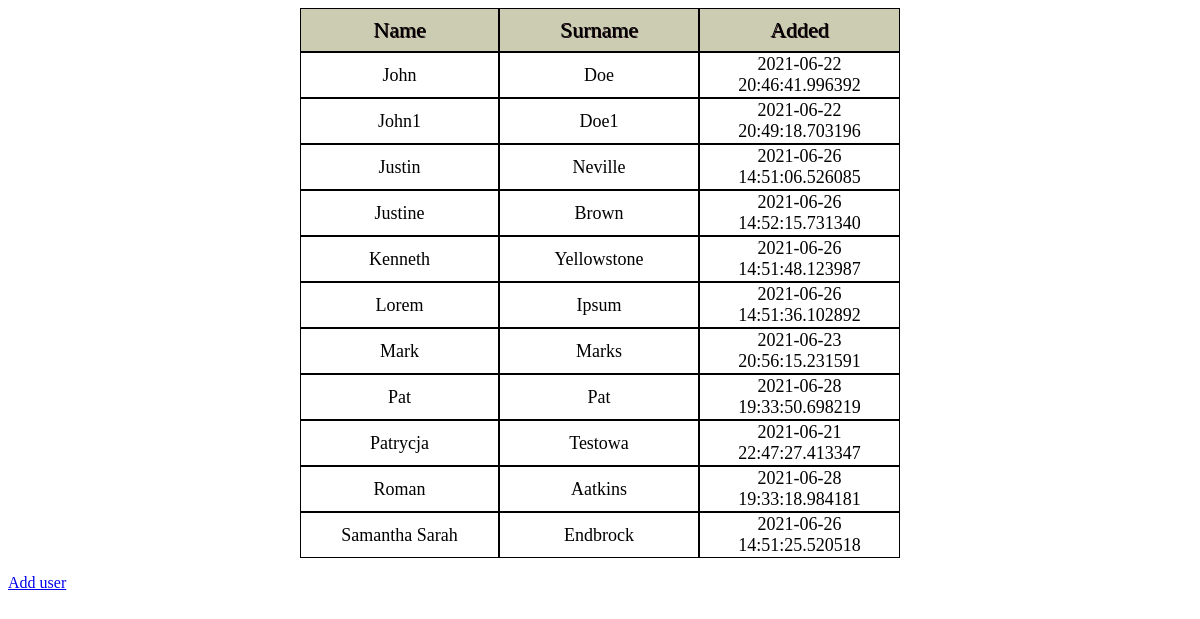
Page /users/page on the committed database.
### tables this page shows
CREATE TABLE users (
  id INTEGER PRIMARY KEY AUTOINCREMENT,
  name TEXT UNIQUE NOT NULL,
  surname TEXT UNIQUE NOT NULL,
  data_dodania datetime NOT NULL
);

### main.py (the view)
@app.route('/users/page', methods=['GET', 'POST'])
def users_pages():
    page=2
    users_per_page = 15
    start_at = page*users_per_page
    db = get_db()
    kursor = db.execute('SELECT * FROM users ORDER BY name ASC LIMIT %s OFFSET %s;' % (start_at,users_per_page))
    users = kursor.fetchall()  #fetchall zwraca dane w formie listy
    return render_template('user.html', users=users)

### main.py (called while the page is built)
def get_db():
    if not g.get('db'):  # jezeli brak połączenia to je tworzymy
        conn = sqlite3.connect(app.config['DATABASE'])
        conn.row_factory = sqlite3.Row
        g.db = conn  # zapisujemy połączenie w kontekście aplikacji
    return g.db  # zwracamy połączenie z bazą

### templates/user.html (shortened to what this page needs)
<!DOCTYPE html>
<html lang="en">
<head>
    <link rel="stylesheet" href="static/style.css">
</head>
<body>
    <table class="user-table">
    <tr>
        <td class="first-row">Name</td>
        <td class="first-row">Surname</td>
        <td class="first-row">Added</td>
    </tr>
        {% for user in users %}
            <tr>
                 <td> {{user.name}}</td>
                <td>  {{user.surname}}</td>
                <td>{{user.data_dodania}}</td>
            </tr>
            {% endfor %}
        </table>
    <p><a href="{{url_for('index')}}">Add user</a></p>
</body>
</html>

### static/style.css (style rules this page uses)
td { border: 1px solid black; width: 200px; height: 20px; font-size: 18px; text-align: center; }
.user-table { width: 600px; display: block; margin-left: auto; margin-right: auto; border-spacing: 0px; }
.first-row { height: 40px; font: 22px solid black; text-shadow: 1px 1px #1a000d; background-color: #ccccb3; }

### rows in the picture
users: name "John", surname "Doe", data_dodania "2021-06-22 20:46:41.996392"
users: name "John1", surname "Doe1", data_dodania "2021-06-22 20:49:18.703196"
users: name "Justin", surname "Neville", data_dodania "2021-06-26 14:51:06.526085"
users: name "Justine", surname "Brown", data_dodania "2021-06-26 14:52:15.731340"
users: name "Kenneth", surname "Yellowstone", data_dodania "2021-06-26 14:51:48.123987"
users: name "Lorem", surname "Ipsum", data_dodania "2021-06-26 14:51:36.102892"
users: name "Mark", surname "Marks", data_dodania "2021-06-23 20:56:15.231591"
users: name "Pat", surname "Pat", data_dodania "2021-06-28 19:33:50.698219"
users: name "Patrycja", surname "Testowa", data_dodania "2021-06-21 22:47:27.413347"
users: name "Roman", surname "Aatkins", data_dodania "2021-06-28 19:33:18.984181"
users: name "Samantha Sarah", surname "Endbrock", data_dodania "2021-06-26 14:51:25.520518"
